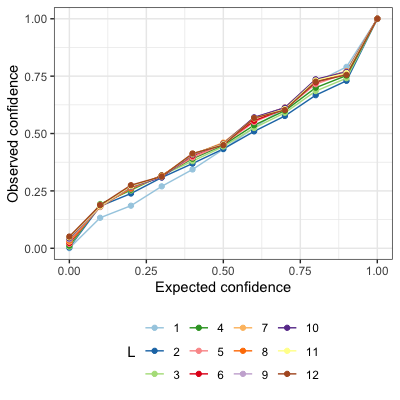

Write R code to recreate this figure.
library(readr)
library(tidyverse)
library(grid)
library(ggpubr)
library(pBrackets)
library(reticulate)
library(RColorBrewer)
np <- import("numpy")

# load data
calibration <- np$load("calibration_infmixt.npy")

probs = seq(0, 1, 0.1)
output = matrix(nrow=11, ncol=12)
# output[,1] = probs
for (i in  1:dim(calibration)[1]) {
  for (j in 1:length(probs)){
    output[j, i] = mean(calibration[i,] <= probs[j])
  }
}
df = list()
df[["Observed confidence"]] = as.vector(output)
df[["Expected confidence"]] = rep(probs, 12)
df[["L"]] = as.factor(rep(1:12, each=11))
df = data.frame(df)
  
plt <- ggplot(data=df, aes(x=Expected.confidence,
                           y=Observed.confidence,
                           color=L)) + 
  geom_path() + 
  geom_point() + 
  scale_colour_brewer(palette="Paired") +
  xlab("Expected confidence") + ylab("Observed confidence") +
  theme_bw() +
  theme(legend.position="bottom") + 
  guides(fill=guide_legend(nrow=2,byrow=TRUE))
print(plt)

# def plot_calibration(calibration_path, calibration):
#     calibration_matrix = np.empty((11, 13))
#     probs = np.linspace(0, 1, 11)
#     for i in range(12):
#         for j in range(len(probs)):
#             calibration_matrix[j, i+1] = np.mean(np.array(calibration[i]) <= probs[j])
#     calibration_matrix[:, 0] = probs
#     calibration_data = pd.DataFrame(calibration_matrix)
#     calibration_data.columns = ["Expected Confidence"] + [str(i * 5) + " minutes" for i in range(1, 13)]
#     calibration_data = calibration_data.melt(id_vars=["Expected Confidence"], var_name="Time", value_name="Observed Confidence")

#     sns.set_theme()
#     sns.set_context("paper")
#     # Initialize a grid of plots with an Axes for each walk
#     grid = sns.FacetGrid(calibration_data, col="Time", hue="Time", palette="tab20c",
#                         col_wrap=6, height=2)
#     # Draw a line plot to show the trajectory of each random walk
#     grid.map(plt.plot, "Expected Confidence", "Observed Confidence", marker="o")
#     # Adjust the tick positions and labels
#     grid.set(xticks=[0, 0.2, 0.4, 0.6, 0.8, 1], yticks=[0, 0.2, 0.4, 0.6, 0.8, 1],
#             xlim=(-.1, 1.1), ylim=(-.1, 1.1))
#     # PLot diagonal 45 lines
#     for ax in grid.axes.flat:
#         x = np.linspace(0, 1, 11)
#         y = x
#         ax.plot(x, y, linestyle=':', color='gray')
#     # Adjust the arrangement of the plots
#     grid.fig.tight_layout(w_pad=1)
#     plt.savefig(calibration_path, dpi=300)
